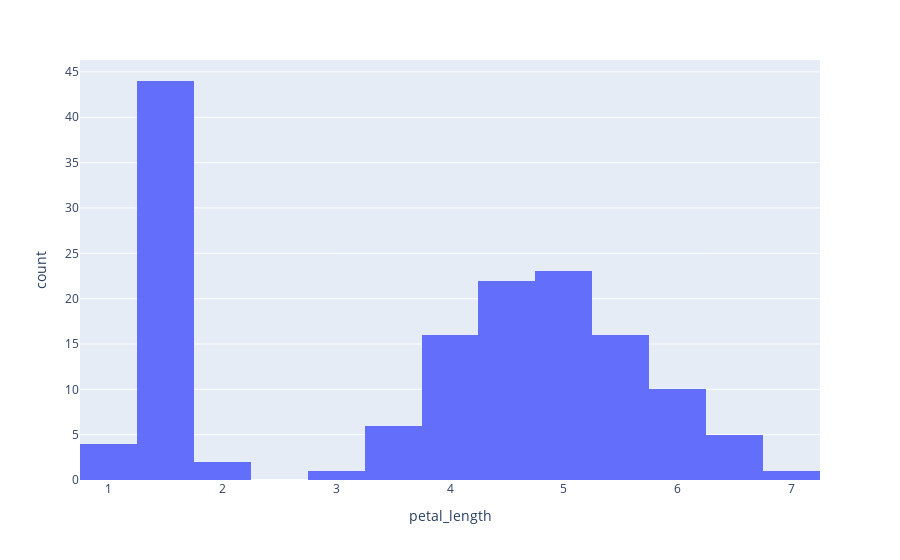

This figure's notebook cell:
### Code cell
""" Histograms """
df = px.data.iris()
fig = px.histogram(df, x="petal_length")
fig.show()

### Figure 1 — Plotly figure (JSON) as saved in the notebook; plotly's stock layout.template omitted (floating-point values rounded to 4 significant figures; data arrays with more than 128 entries replaced by an {"elided": "..."} marker saying what was removed)
{"data": [{"alignmentgroup": "True", "bingroup": "x", "hovertemplate": "petal_length=%{x}<br>count=%{y}<extra></extra>", "legendgroup": "", "marker": {"color": "#636efa", "pattern": {"shape": ""}}, "name": "", "offsetgroup": "", "orientation": "v", "showlegend": false, "type": "histogram", "x": {"elided": "150 float values"}, "xaxis": "x", "yaxis": "y"}], "layout": {"barmode": "relative", "legend": {"tracegroupgap": 0}, "margin": {"t": 60}, "xaxis": {"anchor": "y", "domain": [0, 1], "title": {"text": "petal_length"}}, "yaxis": {"anchor": "x", "domain": [0, 1], "title": {"text": "count"}}}}
